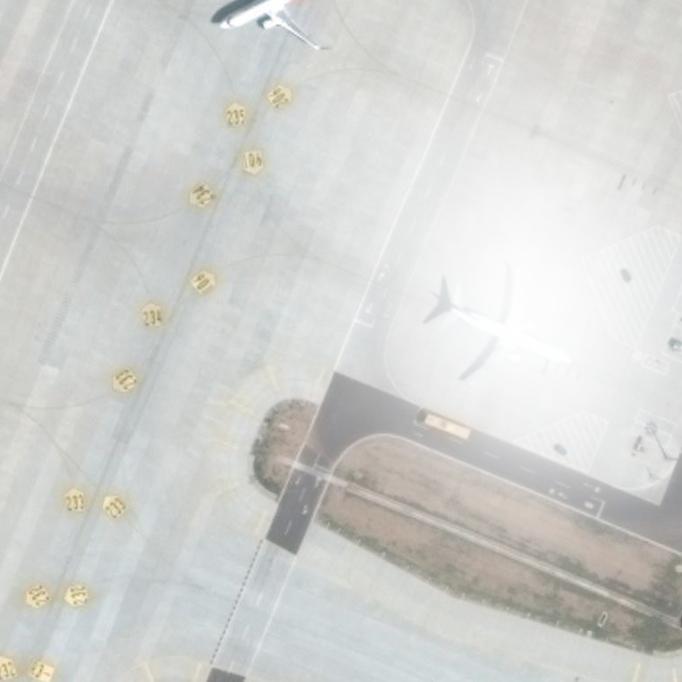
#> input picture spot/P0000__682__2443___3839_obj0_att0_ooap100.0.png, 682 x 682 px, given as the content of the folder ./images, which was not available
$ python generate.py --data-dir . --output-dir out
#> lines starting #> are read from the running program, lines starting #| are printed output that depends on the picture; pictures that were not available may be replaced by others from this repository, and a replacement may not be noted
import numpy as np
import cv2
import math
import random # 用于随机化参数
import os
from shapely.geometry import Polygon, Point # 导入 Shapely
import argparse
from glob import glob
from tqdm import tqdm
import json
from multiprocessing import Pool, cpu_count

# =====================
# 高斯光斑生成与遮挡主流程
# =====================

# ---------------------------------------------
# 新增：生成圆形高斯光斑的 mask
# ---------------------------------------------
"""
@param {int} height mask高度
@param {int} width mask宽度
@param {float} center_x 高斯中心x
@param {float} center_y 高斯中心y
@param {float} sigma 标准差
@param {float} intensity 峰值强度（可>1）
@return {np.ndarray} 单通道高斯mask，值域0~1
"""
# [6 lines left out: function generate_circular_gaussian_mask, not called in this run]

# ---------------------------------------------
# 生成椭圆高斯光斑的 RGBA 图像
# ---------------------------------------------
"""
@param {tuple} spot_canvas_size_wh 光斑画布尺寸 (宽, 高)
@param {float} amplitude 高斯光斑峰值强度 (0~1)
@param {float} sigma_x x轴标准差
@param {float} sigma_y y轴标准差
@param {float} rotation_angle_deg 旋转角度(度)
@param {tuple} spot_color_rgb 光斑颜色 (R,G,B)
@return {np.ndarray} RGBA格式光斑图像 (H,W,4) 或 None
"""
def generate_gaussian_spot(spot_canvas_size_wh, amplitude, sigma_x, sigma_y, rotation_angle_deg, spot_color_rgb=(255, 255, 255)):
    if sigma_x <= 0 or sigma_y <= 0:
        return None
    width, height = int(round(spot_canvas_size_wh[0])), int(round(spot_canvas_size_wh[1]))
    if width <= 0 or height <= 0:
        return None
    center_x, center_y = width / 2.0, height / 2.0
    rotation_angle_rad = np.deg2rad(rotation_angle_deg)
    cos_theta = np.cos(rotation_angle_rad)
    sin_theta = np.sin(rotation_angle_rad)
    x_coords = np.arange(width)
    y_coords = np.arange(height)
    xx, yy = np.meshgrid(x_coords, y_coords)
    x_shifted = xx - center_x
    y_shifted = yy - center_y
    x_prime = x_shifted * cos_theta + y_shifted * sin_theta
    y_prime = -x_shifted * sin_theta + y_shifted * cos_theta
    sigma_x_sq = sigma_x**2 if sigma_x > 1e-6 else 1e-6
    sigma_y_sq = sigma_y**2 if sigma_y > 1e-6 else 1e-6
    exponent = -((x_prime**2) / (2 * sigma_x_sq) + (y_prime**2) / (2 * sigma_y_sq))
    intensity = amplitude * np.exp(exponent)
    alpha_channel = np.clip(intensity, 0, 1) * 255
    alpha_channel = alpha_channel.astype(np.uint8)
    spot_rgba = np.zeros((height, width, 4), dtype=np.uint8)
    spot_rgba[..., 0] = spot_color_rgb[2]
    spot_rgba[..., 1] = spot_color_rgb[1]
    spot_rgba[..., 2] = spot_color_rgb[0]
    spot_rgba[..., 3] = alpha_channel
    return spot_rgba

# ---------------------------------------------
# 计算包含旋转椭圆的最小画布尺寸
# ---------------------------------------------
"""
@param {float} sigma_x x轴标准差
@param {float} sigma_y y轴标准差
@param {float} rotation_angle_deg 旋转角度(度)
@param {float} k sigma倍数(默认3.5)
@return {tuple} (画布宽, 画布高)
"""
def get_rotated_ellipse_canvas_size(sigma_x, sigma_y, rotation_angle_deg, k=3.5):
    if sigma_x <= 0 or sigma_y <= 0:
        return (10, 10)
    rotation_angle_rad = np.deg2rad(rotation_angle_deg)
    cos_theta = np.cos(rotation_angle_rad)
    sin_theta = np.sin(rotation_angle_rad)
    a = k * sigma_x
    b = k * sigma_y
    AABB_half_width = math.sqrt(a**2 * cos_theta**2 + b**2 * sin_theta**2)
    AABB_half_height = math.sqrt(a**2 * sin_theta**2 + b**2 * cos_theta**2)
    padding = 20
    canvas_width = 2 * AABB_half_width + padding
    canvas_height = 2 * AABB_half_height + padding
    return (int(round(canvas_width)), int(round(canvas_height)))

# ---------------------------------------------
# 将光斑叠加到背景图像
# ---------------------------------------------
"""
@param {np.ndarray} background_image_bgr 背景BGR图像
@param {np.ndarray} spot_rgba RGBA光斑图像
@param {int} top_left_x_on_bg 光斑左上角x
@param {int} top_left_y_on_bg 光斑左上角y
@return {np.ndarray} 叠加结果BGR图像
"""
def blend_spot_on_image(background_image_bgr, spot_rgba, top_left_x_on_bg, top_left_y_on_bg):
    bg_h, bg_w = background_image_bgr.shape[:2]
    spot_h, spot_w = spot_rgba.shape[:2]
    roi_x_start_bg = top_left_x_on_bg
    roi_y_start_bg = top_left_y_on_bg
    roi_x_end_bg = roi_x_start_bg + spot_w
    roi_y_end_bg = roi_y_start_bg + spot_h
    spot_crop_x_start = 0
    spot_crop_y_start = 0
    spot_crop_x_end = spot_w
    spot_crop_y_end = spot_h
    if roi_x_start_bg < 0:
        spot_crop_x_start = -roi_x_start_bg
        roi_x_start_bg = 0
    if roi_y_start_bg < 0:
        spot_crop_y_start = -roi_y_start_bg
        roi_y_start_bg = 0
    if roi_x_end_bg > bg_w:
        spot_crop_x_end = spot_w - (roi_x_end_bg - bg_w)
        roi_x_end_bg = bg_w
    if roi_y_end_bg > bg_h:
        spot_crop_y_end = spot_h - (roi_y_end_bg - bg_h)
        roi_y_end_bg = bg_h
    eff_overlay_w = roi_x_end_bg - roi_x_start_bg
    eff_overlay_h = roi_y_end_bg - roi_y_start_bg
    if eff_overlay_w <= 0 or eff_overlay_h <= 0:
        return background_image_bgr
    spot_to_overlay = spot_rgba[spot_crop_y_start:spot_crop_y_end, spot_crop_x_start:spot_crop_x_end]
    bg_roi = background_image_bgr[roi_y_start_bg:roi_y_end_bg, roi_x_start_bg:roi_x_end_bg]
    if bg_roi.shape[0] != spot_to_overlay.shape[0] or bg_roi.shape[1] != spot_to_overlay.shape[1]:
        return background_image_bgr
    spot_rgb = spot_to_overlay[:, :, :3]
    spot_alpha = spot_to_overlay[:, :, 3].astype(np.float32) / 255.0
    spot_alpha_3channel = np.stack([spot_alpha]*3, axis=-1)
    blended_roi = (spot_rgb.astype(np.float32) * spot_alpha_3channel) + \
                  (bg_roi.astype(np.float32) * (1.0 - spot_alpha_3channel))
    blended_roi = blended_roi.astype(np.uint8)
    result_image = background_image_bgr.copy()
    result_image[roi_y_start_bg:roi_y_end_bg, roi_x_start_bg:roi_x_end_bg] = blended_roi
    return result_image

# ---------------------------------------------
# 获取飞机OBB的中心和尺寸
# ---------------------------------------------
"""
@param {list} obb_coords_8_points 8点OBB坐标[x1,y1,...,x4,y4]
@return {tuple} (中心x, 中心y, 近似宽, 近似高)
"""
# [15 lines left out: function get_aircraft_obb_properties, not called in this run]

# ---------------------------------------------
# 创建椭圆多边形（用于OOAP计算）
# ---------------------------------------------
"""
@param {float} center_x 椭圆中心x
@param {float} center_y 椭圆中心y
@param {float} sigma_x x轴标准差
@param {float} sigma_y y轴标准差
@param {float} rotation_angle_deg 旋转角度
@param {float} k_sigma_level k倍sigma
@param {int} N_points 多边形点数
@return {Polygon} 椭圆多边形
"""
# [25 lines left out: function create_ellipse_polygon, not called in this run]

# ---------------------------------------------
# 计算 OOAP (光斑与飞机OBB的重叠面积百分比)
# ---------------------------------------------
"""
@param {list} aircraft_obb_pixel_coords 飞机OBB像素坐标
@param {dict} spot_params 光斑参数
@param {tuple} spot_center_on_bg_xy 光斑中心坐标
@param {float} k_sigma_level_for_ooap k倍sigma
@return {float} OOAP百分比
"""
# [26 lines left out: function calculate_ooap, not called in this run]

# ---------------------------------------------
# 为飞机目标生成高斯光斑遮挡并计算OOAP (此为核心调用函数)
# ---------------------------------------------
"""
@param {np.ndarray} background_img BGR图像数据
@param {list} aircraft_obb_coords 飞机OBB像素坐标 [x1,y1,...,x4,y4]
@param {float} ooap_k_sigma OOAP计算时椭圆边界k倍sigma
@param {dict} config 光斑生成参数配置（可选）
@return {tuple} (叠加遮挡后的BGR图像, OOAP百分比)
"""
# [92 lines left out: function apply_occlusion_to_aircraft, not called in this run]

# ---------------------------------------------
# 新增: 在图像上应用随机背景光斑 (负样本)
# ---------------------------------------------
"""
@param {np.ndarray} background_img BGR图像数据
@param {dict} config 背景光斑的参数配置
@return {np.ndarray} 叠加了背景光斑的BGR图像
"""
def apply_random_background_spot(background_img, config):
    if background_img is None:
        return background_img

    img_h, img_w = background_img.shape[:2]
    spot_params = {}

    # 1. 光斑中心位置 (完全随机)
    spot_params['center_x_on_bg'] = random.uniform(0, img_w)
    spot_params['center_y_on_bg'] = random.uniform(0, img_h)

    # 2. 光斑Sigma (在绝对像素范围内随机)
    aspect_ratio = random.uniform(config["aspect_ratio_range"][0], config["aspect_ratio_range"][1])
    spot_params['sigma_x'] = random.uniform(config["sigma_range_px"][0], config["sigma_range_px"][1])
    spot_params['sigma_y'] = spot_params['sigma_x'] * aspect_ratio

    # 3. 其他参数
    spot_params['rotation_deg'] = random.uniform(config["rotation_range_deg"][0], config["rotation_range_deg"][1])
    spot_params['amplitude'] = random.uniform(config["amplitude_range"][0], config["amplitude_range"][1])
    spot_params['color_rgb'] = config["spot_color_rgb"]

    # 4. 计算光斑画布尺寸
    canvas_w, canvas_h = get_rotated_ellipse_canvas_size(
        spot_params['sigma_x'], spot_params['sigma_y'], spot_params['rotation_deg']
    )
    if canvas_w <= 0 or canvas_h <= 0:
        return background_img

    # 5. 生成高斯光斑图像 (只支持椭圆)
    spot_rgba = generate_gaussian_spot(
        spot_canvas_size_wh=(canvas_w, canvas_h),
        amplitude=spot_params['amplitude'],
        sigma_x=spot_params['sigma_x'],
        sigma_y=spot_params['sigma_y'],
        rotation_angle_deg=spot_params['rotation_deg'],
        spot_color_rgb=spot_params['color_rgb']
    )
    if spot_rgba is None:
        return background_img

    # 6. 计算光斑在背景图像上的左上角放置位置并叠加
    top_left_x = int(round(spot_params['center_x_on_bg'] - canvas_w / 2.0))
    top_left_y = int(round(spot_params['center_y_on_bg'] - canvas_h / 2.0))
    occluded_image = blend_spot_on_image(background_img, spot_rgba, top_left_x, top_left_y)

    return occluded_image

# ---------------------------------------------
# 新增: 多进程工作函数
# ---------------------------------------------
def process_single_image(args_tuple):
    """
    处理单张图片的所有逻辑，包括读取、为每个目标生成多种遮挡并保存。
    设计为与 multiprocessing.Pool 配合使用。

    @param {tuple} args_tuple 包含所有必要参数的元组:
        - image_path (str): 待处理图片的完整路径。
        - data_dir (str): 数据集根目录。
        - output_dir (str): 输出根目录。
        - config (dict): 光斑生成参数。
        - k_sigma (float): 用于计算OOAP的k西格玛值。
        - bg_spots (int): 背景光斑(负样本)的数量。
    """
    image_path, data_dir, output_dir, config, k_sigma, bg_spots = args_tuple
    try:
        # --- 1. 构建路径 ---
        base_name = os.path.splitext(os.path.basename(image_path))[0]
        relative_path = os.path.relpath(os.path.dirname(image_path), os.path.join(data_dir, 'images'))

        label_path = os.path.join(data_dir, 'labels', relative_path, f"{base_name}.txt")
        output_image_subdir = os.path.join(output_dir, 'images', relative_path)
        output_label_subdir = os.path.join(output_dir, 'labels', relative_path)
        output_occlusion_subdir = os.path.join(output_dir, 'occlusions', relative_path)

        os.makedirs(output_image_subdir, exist_ok=True)
        os.makedirs(output_label_subdir, exist_ok=True)
        os.makedirs(output_occlusion_subdir, exist_ok=True)

        # --- 2. 读取图像 ---
        background_img = cv2.imread(image_path)
#> background_img is the input picture: shape (682, 682, 3); mean B, G, R 207.8, 210.4, 209.6
        if background_img is None:
            print(f"\n警告: 无法加载图像，跳过: {image_path}")
            return
        img_h, img_w = background_img.shape[:2]
#> img_h = 682; img_w = 682

        # --- 3. 读取和解析标签 (如果标签文件存在) ---
        aircraft_to_process = []
        original_label_lines = []
        if os.path.exists(label_path):
            try:
                with open(label_path, 'r') as f:
                    original_label_lines = f.readlines()
                    for line_idx, line in enumerate(original_label_lines):
                        parts = line.strip().split()
                        if len(parts) == 9 and int(parts[0]) == 0: # DOTA飞机类别为0
                            norm_coords = np.array([float(x) for x in parts[1:]])
                            pixel_coords = np.zeros_like(norm_coords)
                            pixel_coords[0::2] = norm_coords[0::2] * img_w
                            pixel_coords[1::2] = norm_coords[1::2] * img_h
                            aircraft_to_process.append({
                                'coords': pixel_coords.tolist(),
                                'line_index': line_idx
                            })
            except Exception as e:
                print(f"\n错误: 读取或解析标签文件 {label_path} 时失败: {e}")
                return # 如果标签损坏，则跳过

        # --- 4. 累积应用遮挡 ---
        final_occluded_image = background_img.copy()
        all_occlusions_metadata = []

        # 4.1 为飞机目标添加遮挡
        if aircraft_to_process:
            for aircraft_data in aircraft_to_process:
                final_occluded_image, ooap_value = apply_occlusion_to_aircraft(
                    final_occluded_image,
                    aircraft_data['coords'],
                    ooap_k_sigma=k_sigma,
                    config=config
                )
                if ooap_value >= 0:
                    all_occlusions_metadata.append({
                        "occluded_object_line_index": aircraft_data['line_index'],
                        "ooap_percent": round(ooap_value, 2),
                        "ooap_normalized": round(ooap_value / 100.0, 6)
                    })

        # 4.2 添加随机背景光斑 (对所有图片都执行)
        if bg_spots > 0:
            bg_spot_config = {
                "sigma_range_px": (15, 60),
                "aspect_ratio_range": (0.5, 1.5),
                "rotation_range_deg": (0, 360),
                "amplitude_range": (1.6, 2.5),
                "spot_color_rgb": (255, 255, 255),
            }
            for _ in range(bg_spots):
                final_occluded_image = apply_random_background_spot(final_occluded_image, bg_spot_config)
#> this loop made 3 passes
#> pass 1, in blend_spot_on_image, `bg_roi = background_image_bgr[roi_y_start_bg:roi_y_end_bg, roi_x_start..`:
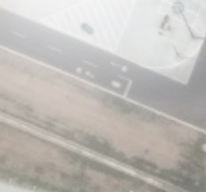
#> bg_roi: shape (192, 206, 3); mean B, G, R 183.9, 188.2, 191.5
#> pass 1, in blend_spot_on_image, `spot_alpha = spot_to_overlay[:, :, 3].astype(np.float32) / 255.0`:
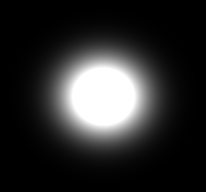
#> spot_alpha: shape (192, 206) float32; min 0, max 1, mean 0.173
#> after the loop:
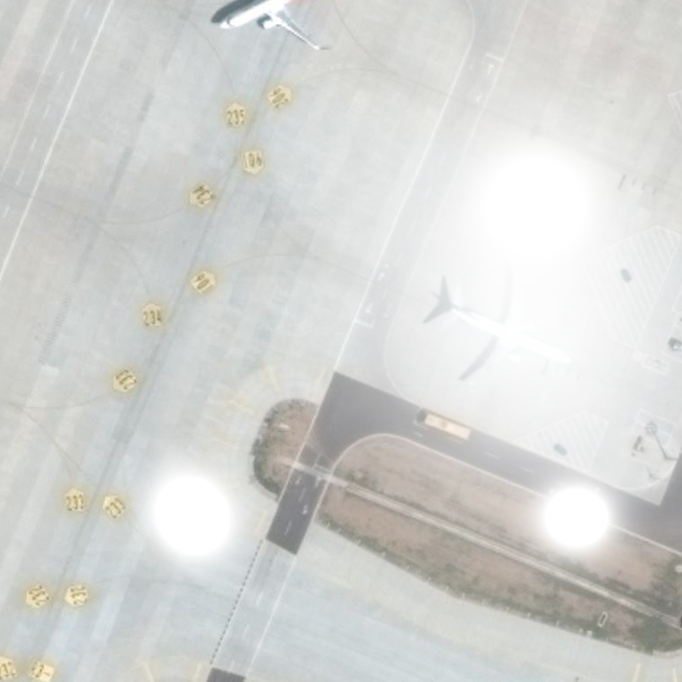
#> final_occluded_image: shape (682, 682, 3); mean B, G, R 210.3, 212.8, 211.9

        # --- 5. 保存所有结果 ---
        output_image_filename = f"{base_name}.jpg"
        output_label_filename = f"{base_name}.txt"
        output_occlusion_filename = f"{base_name}.json"

        # 5.1 保存处理后的图像 (以高质量JPG格式)
        output_image_path = os.path.join(output_image_subdir, output_image_filename)
        cv2.imwrite(output_image_path, final_occluded_image, [cv2.IMWRITE_JPEG_QUALITY, 95])

        # 5.2 保存标签文件 (如果无原始标签，则创建空文件)
        output_label_path = os.path.join(output_label_subdir, output_label_filename)
        with open(output_label_path, 'w') as f:
            if original_label_lines:
                f.writelines(original_label_lines)
            else:
                f.write("") # 确保为无标签的图片创建空的txt文件

        # 5.3 保存遮挡元数据 (如果存在)
        if all_occlusions_metadata:
            output_occlusion_path = os.path.join(output_occlusion_subdir, output_occlusion_filename)
            with open(output_occlusion_path, 'w') as f:
                json.dump(all_occlusions_metadata, f, indent=4)

    except Exception as e:
        print(f"\n错误: 处理文件 {image_path} 时发生严重异常: {e}")


# ---------------------------------------------
# 主流程：为每个飞机目标生成多样化遮挡样本并计算OOAP
# ---------------------------------------------
def main():
    """
    主函数，用于解析命令行参数并批量处理整个数据集。
    """
    parser = argparse.ArgumentParser(
        description="【多进程高效版】为数据集中每张图片的飞机目标添加高斯光斑遮挡，并为每张原图生成一张合成图。",
        formatter_class=argparse.RawTextHelpFormatter,
        epilog="""
使用示例:
python spot/generate.py --data-dir E:/datasets/DOTA_planes --output-dir E:/datasets/DOTA_planes_occluded_multi --bg-spots 5

新版说明:
- 此版本为每个输入图像生成一个对应的输出图像。
- 图像中的所有飞机目标都会被依次添加一个随机遮挡。
- 新增 `--bg-spots` 参数，用于在图片上随机添加N个与飞机无关的背景光斑，作为负样本，以提升模型泛化能力。
- 不再有'attempts'参数，数据不会爆炸式增长。

输出目录结构:
<output-dir>/
├── images/
│   └── (存放带多个遮挡的合成图片, 与原图一一对应)
├── labels/
│   └── (存放复制的原始标签, 与原图一一对应)
└── occlusions/
    └── (存放.json文件, 每个文件包含对应图片上所有遮挡点的信息列表)
"""
    )
    parser.add_argument('--data-dir', type=str, required=True, help='数据集根目录路径。')
    parser.add_argument('--output-dir', type=str, required=True, help='处理后图像的输出根目录。')
    parser.add_argument('--bg-spots', type=int, default=3, help='每张图片额外添加的背景干扰光斑(负样本)数量。')
    args = parser.parse_args()

    # ========== 光斑生成参数配置 ==========
    custom_spot_config = {
        "placement_offset_range_factor": (-0.6, 0.6),
        "sigma_scale_range": (0.1, 0.5),
        "aspect_ratio_range": (0.4, 1.6),
        "min_absolute_sigma": 8.0,
        "rotation_range_deg": (0, 360),
        "amplitude_range": (1.6, 2.5),
        "spot_color_rgb": (255, 255, 255),
        "spot_shape": "ellipse"
    }

    K_SIGMA_FOR_OOAP_BOUNDARY = 1.8

    # ========== 查找所有图片文件 ==========
    print(f"正在从 '{args.data_dir}' 搜索图片...")
    image_extensions = ["*.jpg", "*.jpeg", "*.png", "*.bmp", "*.tif"]
    image_paths = []
    for ext in image_extensions:
        image_paths.extend(glob(os.path.join(args.data_dir, 'images', '**', ext), recursive=True))

    if not image_paths:
        print(f"错误: 在 '{os.path.join(args.data_dir, 'images')}' 目录下没有找到任何支持的图片文件。请检查路径和文件格式。")
        return

    # ========== 设置多进程任务 ==========
    tasks = [(path, args.data_dir, args.output_dir, custom_spot_config, K_SIGMA_FOR_OOAP_BOUNDARY, args.bg_spots) for path in image_paths]

    num_processes = cpu_count()
    print(f"找到 {len(image_paths)} 张图片。将使用 {num_processes} 个CPU核心进行并行处理...")

    # ========== 使用进程池执行任务 ==========
    with Pool(processes=num_processes) as pool:
        # 使用 tqdm 显示总体进度
        # imap_unordered可以更快地得到结果，即使任务完成顺序不同
        list(tqdm(pool.imap_unordered(process_single_image, tasks), total=len(tasks), desc="批量处理进度"))


    print("\n批量处理完成！")

if __name__ == "__main__":
    main()
